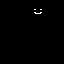

This chart was generated by the following Python code:
from PIL import Image
import numpy as np
import random

from keras.models import Sequential
from keras.layers import Conv2D

smiley = [
    "          ",
    " ##    ## ",
    "          ",
    "          ",
    " ##    ## ",
    "  ######  ",
    "          "
]

# Convert the smiley to a two dimensional numpy array (background=0, forground=1)
smiley_arr = np.asarray([list(map(int, row.replace(' ', '0').replace('#', '1'))) for row in smiley], dtype=np.uint8) * 255

# Allow it to generate images with smileys
def generate_smiley_image(width: int, height: int) -> Image.Image:
    arr = np.zeros((height, width), dtype=np.uint8)
    smiley_shape = smiley_arr.shape
    y0, x0 = [random.randint(0, arr.shape[i] - smiley_shape[i] - 1) for i in range(arr.ndim)]
    arr[y0:(y0 + smiley_shape[0]), x0:(x0 + smiley_shape[1])] = smiley_arr
    return Image.fromarray(arr)

def generate_empty_image(width: int, height: int) -> Image.Image:
    return Image.fromarray(np.zeros((height, width), dtype=np.unit8))

generate_smiley_image(64, 64).save('test.png')

# Trivial: one filter -> it has the size of a smiley
input_image_size = (64, 64)
model = Sequential()
model.add(Conv2D(1, (smiley_arr.shape[1], smiley_arr.shape[0])))
model.add(GlobalMaxPooling())
model.add(Dense(1, 'sigmoid'))

# Add noise to the input image: The filter should still look like the smiley

# More complex: more filters (introduce rotated smileys)
